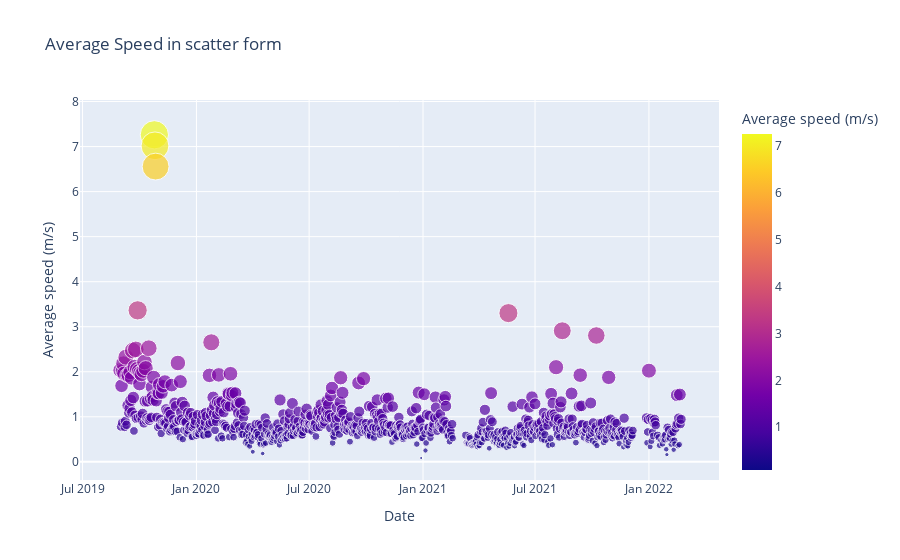

Notebook code cell kept with this figure:
### Markdown cell above
[]('./fig2.svg')

### Code cell
figure_average_speed = px.scatter(date_avgspeed_df, x='Date', y='Average speed (m/s)', size='Average speed (m/s)', color='Average speed (m/s)', title='Average Speed in scatter form')


figure_average_speed.show()

figure_average_speed.write_image("./average_speed.svg")
#

### Figure 1 — Plotly figure (JSON) as saved in the notebook; plotly's stock layout.template omitted (floating-point values rounded to 4 significant figures; data arrays with more than 128 entries replaced by an {"elided": "..."} marker saying what was removed)
{"data": [{"hovertemplate": "Date=%{x}<br>Average speed (m/s)=%{marker.color}<extra></extra>", "legendgroup": "", "marker": {"color": {"elided": "859 float values"}, "coloraxis": "coloraxis", "size": {"elided": "859 float values"}, "sizemode": "area", "sizeref": 0.01815, "symbol": "circle"}, "mode": "markers", "name": "", "orientation": "v", "showlegend": false, "type": "scatter", "x": {"elided": "859 str values"}, "xaxis": "x", "y": {"elided": "859 float values"}, "yaxis": "y"}], "layout": {"coloraxis": {"colorbar": {"title": {"text": "Average speed (m/s)"}}, "colorscale": [[0, "#0d0887"], [0.1111, "#46039f"], [0.2222, "#7201a8"], [0.3333, "#9c179e"], [0.4444, "#bd3786"], [0.5556, "#d8576b"], [0.6667, "#ed7953"], [0.7778, "#fb9f3a"], [0.8889, "#fdca26"], [1, "#f0f921"]]}, "legend": {"itemsizing": "constant", "tracegroupgap": 0}, "title": {"text": "Average Speed in scatter form"}, "xaxis": {"anchor": "y", "domain": [0, 1], "title": {"text": "Date"}}, "yaxis": {"anchor": "x", "domain": [0, 1], "title": {"text": "Average speed (m/s)"}}}}
